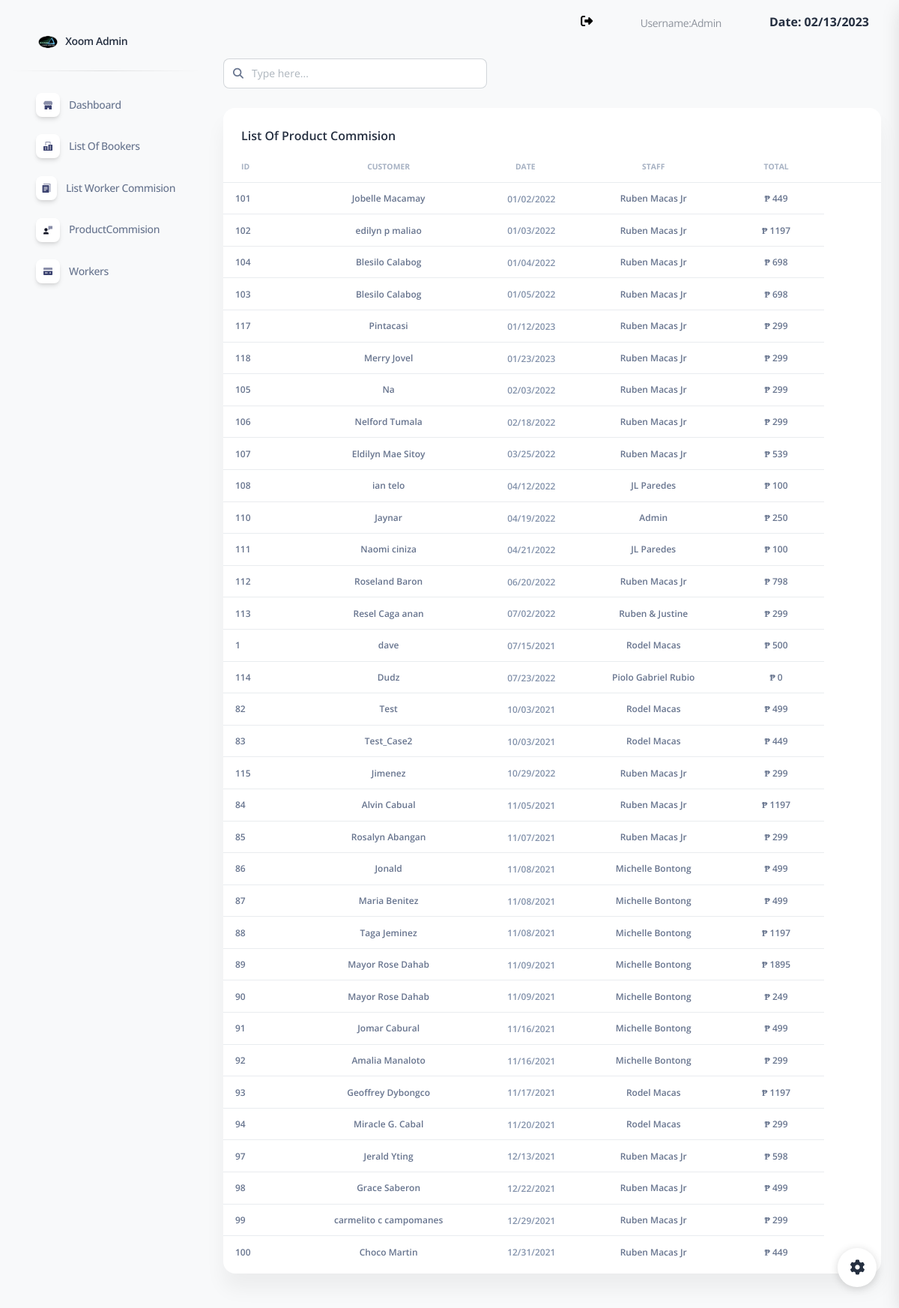
The page /index.php/main_controller/listofproduct_commision on the database its author committed.
### tables this page shows
CREATE TABLE `product_commissions` (
  `product_commission_id` int NOT NULL,
  `date` varchar(30) NOT NULL,
  `personnel` varchar(50) NOT NULL,
  `note` varchar(250) NOT NULL,
  `customer_name` varchar(80) NOT NULL,
  `discount_percentage` varchar(50) NOT NULL,
  `promo_code` varchar(50) DEFAULT NULL,
  `product_manager_discount` int DEFAULT '0',
  `reason_promo` varchar(500) DEFAULT NULL,
  `discount_value` varchar(50) NOT NULL,
  `vat` varchar(50) NOT NULL,
  `total` varchar(250) NOT NULL,
  `cust_id` int NOT NULL,
  `customer_contact_number` varchar(11) NOT NULL
);

### application/controllers/Main_Controller.php (called while the page is built, shortened)
<?php
class Main_Controller extends CI_Controller {
    public function listofproduct_commision(){
        $this->load->model('MainModel');
        $val['details'] = $this->MainModel->listofproduct_commision();
        $this->load->view('admin/template/header');
        $this->load->view('admin/productcommision',$val);
    }
}

### index.php (called while the page is built, shortened)
<?php
require_once BASEPATH.'core/CodeIgniter.php';

### application/models/MainModel.php (called while the page is built, shortened)
<?php
class MainModel extends CI_Model{
   public function listofproduct_commision(){
      $this->db->select('*');
      $this->db->from('product_commissions');
      $this->db->order_by("date", "asc");
      $query = $this->db->get();
      return $query->result();
   }
}

### application/views/admin/productcommision.php (the view, shortened to what this page needs)
      <link rel="stylesheet" type="text/css" href="assets/jqueryui/jquery-ui.min.css">
    <div class="container-fluid py-4">
      <div class="row">
        <div class="col-md-5 col-sm-8">
            <div class="input-group">
              <span class="input-group-text text-body"><i class="fas fa-search" aria-hidden="true"></i></span>
              <input type="text" id="Search"  class="form-control" placeholder="Type here...">
            </div>
        </div>
      </div>
      <br>
      <div class="row">
        <div class="col-12 col-sm-12">
          <div class="card mb-4">
            <div class="card-header pb-0">
              <h6>List Of Product Commision</h6>
            </div>
            <div class="card-body px-0 pt-0 pb-2">
              <div class="table-responsive p-0">
                <table class="table align-items-center mb-0">
                  <thead>
                    <tr>
                      <th class="text-uppercase text-secondary text-xxs font-weight-bolder opacity-7">ID</th>
                      <th class="text-center text-uppercase text-secondary text-xxs font-weight-bolder opacity-7">Customer</th>
                      <th class="text-center text-uppercase text-secondary text-xxs font-weight-bolder opacity-7 ps-2">Date</th>
                      <th class="text-center text-uppercase text-secondary text-xxs font-weight-bolder opacity-7">Staff</th>
                      <th class="text-center text-uppercase text-secondary text-xxs font-weight-bolder opacity-7">Total</th>
                      <th class="text-secondary opacity-7"></th>
                    </tr>
                  </thead>
                  <tbody id="TableID">
                      <?php
                      foreach ($details as $s) {
                      ?>
                      <tr data-toggle="modal" class="select_comission" href="#ModalCommisionDetails" product_commision_id = "<?php echo $s->product_commission_id;?>">
                      <td>
                        <div class="d-flex px-2 py-1">
                          <div class="d-flex flex-column justify-content-center">
                            <p class="text-xs font-weight-bold mb-0"><?php echo $s->product_commission_id;?></p>
                          </div>
                        </div>
                      </td>
                      <td class="align-middle text-center">
                        <p class="text-xs font-weight-bold mb-0"><?php echo $s->customer_name;?></p>
                      </td>
                      <td class="align-middle text-center">
                        <span class="text-secondary text-xs font-weight-bold"><?php echo $s->date;?></span>
                      </td>
                       <td class="align-middle text-center">
                        <p class="text-xs font-weight-bold mb-0"><?php echo $s->personnel;?></p>
                      </td>
                       <td class="align-middle text-center">
                        <p class="text-xs font-weight-bold mb-0">₱ <?php echo $s->total;?></p>
                      </td>
                    </tr>
                    <?php   }  ?>
                  </tbody>
                </table>
              </div>
            </div>
          </div>
        </div>
      </div>
    </div>
  </main>
  <div class="fixed-plugin">
    <a class="fixed-plugin-button text-dark position-fixed px-3 py-2">
      <i class="fa fa-cog py-2"> </i>
    </a>
  </div>
</body>
</html>

### application/views/admin/template/header.php (shortened to what this page needs)
<!DOCTYPE html>
<html lang="en">
<head>
  <link href="assets/design/css/nucleo-icons.css" rel="stylesheet" />
  <link href="assets/design/css/nucleo-svg.css" rel="stylesheet" />
  <link href="assets/design/css/nucleo-svg.css" rel="stylesheet" />
  <link id="pagestyle" href="assets/design/css/soft-ui-dashboard.css?v=1.0.2" rel="stylesheet" />
</head>
<body class="g-sidenav-show bg-gray-100">
  <aside class="sidenav navbar navbar-vertical navbar-expand-xs border-0 border-radius-xl my-3 fixed-left ms-3" id="sidenav-main">
    <div class="sidenav-header">
      <a class="navbar-brand m-0" href="adminDashboard">
        <img src="assets/img/logo.png" class="navbar-brand-img h-900" alt="...">
        <span class="ms-1 font-weight-bold">Xoom Admin</span>
      </a>
    </div>
    <hr class="horizontal dark mt-0">
    <div class="collapse navbar-collapse  w-auto" id="sidenav-collapse-main">
      <ul class="navbar-nav">
        <li class="nav-item">
          <a class="nav-link " href="admindashboard">
            <div class="icon icon-shape icon-sm shadow border-radius-md bg-white text-center me-2 d-flex align-items-center justify-content-center">
            </div>
            <span class="nav-link-text ms-1">Dashboard</span>
          </a>
        </li>
        <li class="nav-item">
          <a class="nav-link  " href="listofbooking">
            <div class="icon icon-shape icon-sm shadow border-radius-md bg-white text-center me-2 d-flex align-items-center justify-content-center">
            </div>
            <span class="nav-link-text ms-1">List Of Bookers</span>
          </a>
        </li>
        <li class="nav-item">
            <a class="nav-link  " href="listofworkercommision">
                <div class="icon icon-shape icon-sm shadow border-radius-md bg-white text-center me-2 d-flex align-items-center justify-content-center">
                    </div>
                  <span class="nav-link-text ms-1">List Worker Commision</span>
              </a>
          </li>
          <li class="nav-item">
          <a class="nav-link " href="listofproductcommision">
            <div class="icon icon-shape icon-sm shadow border-radius-md bg-white text-center me-2 d-flex align-items-center justify-content-center">
            </div>
            <span class="nav-link-text ms-1">ProductCommision</span>
          </a>
        </li>
        <li class="nav-item">
          <a class="nav-link " href="listofworkers">
            <div class="icon icon-shape icon-sm shadow border-radius-md bg-white text-center me-2 d-flex align-items-center justify-content-center">
            </div>
            <span class="nav-link-text ms-1">Workers</span>
          </a>
        </li>
      </ul>
    </div>
  </aside>
  <main class="main-content mt-1 border-radius-lg">
    <nav class="navbar navbar-main navbar-expand-lg px-0 mx-4 shadow-none border-radius-xl" id="navbarBlur" navbar-scroll="true">
      <div class="container-fluid py-1 px-3">
        <div class="collapse navbar-collapse mt-sm-0 mt-2 me-md-0 me-sm-4" id="navbar">
            <nav aria-label="breadcrumb" class="navbar-nav  justify-content-end">
           <ol class="breadcrumb bg-transparent mb-0 pb-0 pt-1 px-0 me-sm-6 me-5">
            <a href="sign_out" class="fa fa-sign-out"  data-toggle="tooltip" data-placement="left" title="Sign out"></a>
          </ol>
              <ol class="breadcrumb bg-transparent mb-0 pb-0 pt-1 px-0 me-sm-6 me-5">
                <li class="breadcrumb-item text-sm"><a class="opacity-5 text-dark" href="javascript:;">Username:Admin</a></li>
              </ol>
              <h6 class="font-weight-bolder mb-0" id="date" >Date:</h6>
            </nav>
        </div>
      </div>
    </nav>

### assets/design/css/nucleo-svg.css (style rules this page uses)
.icon { display: inline-block; color: #111111; height: 1em; width: 1em; }
.icon-sm { height: 0.8em; width: 0.8em; }
.icon { fill: currentColor; stroke: none; }

### rows shown on the page
product_commissions: product_commission_id "101", customer_name "Jobelle Macamay", date "01/02/2022", personnel "Ruben Macas Jr", total "449"
product_commissions: product_commission_id "102", customer_name "edilyn p maliao", date "01/03/2022", personnel "Ruben Macas Jr", total "1197"
product_commissions: product_commission_id "104", customer_name "Blesilo Calabog", date "01/04/2022", personnel "Ruben Macas Jr", total "698"
product_commissions: product_commission_id "103", customer_name "Blesilo Calabog", date "01/05/2022", personnel "Ruben Macas Jr", total "698"
product_commissions: product_commission_id "117", customer_name "Pintacasi", date "01/12/2023", personnel "Ruben Macas Jr", total "299"
product_commissions: product_commission_id "118", customer_name "Merry Jovel", date "01/23/2023", personnel "Ruben Macas Jr", total "299"
product_commissions: product_commission_id "105", customer_name "Na", date "02/03/2022", personnel "Ruben Macas Jr", total "299"
product_commissions: product_commission_id "106", customer_name "Nelford Tumala", date "02/18/2022", personnel "Ruben Macas Jr", total "299"
product_commissions: product_commission_id "107", customer_name "Eldilyn Mae Sitoy", date "03/25/2022", personnel "Ruben Macas Jr", total "539"
product_commissions: product_commission_id "108", customer_name "ian telo", date "04/12/2022", personnel "JL Paredes", total "100"
product_commissions: product_commission_id "110", customer_name "Jaynar", date "04/19/2022", personnel "Admin", total "250"
product_commissions: product_commission_id "111", customer_name "Naomi ciniza", date "04/21/2022", personnel "JL Paredes", total "100"
product_commissions: product_commission_id "112", customer_name "Roseland Baron", date "06/20/2022", personnel "Ruben Macas Jr", total "798"
product_commissions: product_commission_id "113", customer_name "Resel Caga anan", date "07/02/2022", personnel "Ruben & Justine", total "299"
product_commissions: product_commission_id "1", customer_name "dave", date "07/15/2021", personnel "Rodel Macas", total "500"
product_commissions: product_commission_id "114", customer_name "Dudz", date "07/23/2022", personnel "Piolo Gabriel Rubio", total "0"
product_commissions: product_commission_id "82", customer_name "Test", date "10/03/2021", personnel "Rodel Macas", total "499"
product_commissions: product_commission_id "83", customer_name "Test_Case2", date "10/03/2021", personnel "Rodel Macas", total "449"
product_commissions: product_commission_id "115", customer_name "Jimenez", date "10/29/2022", personnel "Ruben Macas Jr", total "299"
product_commissions: product_commission_id "84", customer_name "Alvin Cabual", date "11/05/2021", personnel "Ruben Macas Jr", total "1197"
product_commissions: product_commission_id "85", customer_name "Rosalyn Abangan", date "11/07/2021", personnel "Ruben Macas Jr", total "299"
product_commissions: product_commission_id "86", customer_name "Jonald", date "11/08/2021", personnel "Michelle Bontong", total "499"
product_commissions: product_commission_id "87", customer_name "Maria Benitez", date "11/08/2021", personnel "Michelle Bontong", total "499"
product_commissions: product_commission_id "88", customer_name "Taga Jeminez", date "11/08/2021", personnel "Michelle Bontong", total "1197"
product_commissions: product_commission_id "89", customer_name "Mayor Rose Dahab", date "11/09/2021", personnel "Michelle Bontong", total "1895"
product_commissions: product_commission_id "90", customer_name "Mayor Rose Dahab", date "11/09/2021", personnel "Michelle Bontong", total "249"
product_commissions: product_commission_id "91", customer_name "Jomar Cabural", date "11/16/2021", personnel "Michelle Bontong", total "499"
product_commissions: product_commission_id "92", customer_name "Amalia Manaloto", date "11/16/2021", personnel "Michelle Bontong", total "299"
product_commissions: product_commission_id "93", customer_name "Geoffrey Dybongco", date "11/17/2021", personnel "Rodel Macas", total "1197"
product_commissions: product_commission_id "94", customer_name "Miracle G. Cabal", date "11/20/2021", personnel "Rodel Macas", total "299"
product_commissions: product_commission_id "97", customer_name "Jerald Yting", date "12/13/2021", personnel "Ruben Macas Jr", total "598"
product_commissions: product_commission_id "98", customer_name "Grace Saberon", date "12/22/2021", personnel "Ruben Macas Jr", total "499"
product_commissions: product_commission_id "99", customer_name "carmelito c campomanes", date "12/29/2021", personnel "Ruben Macas Jr", total "299"
product_commissions: product_commission_id "100", customer_name "Choco Martin", date "12/31/2021", personnel "Ruben Macas Jr", total "449"
